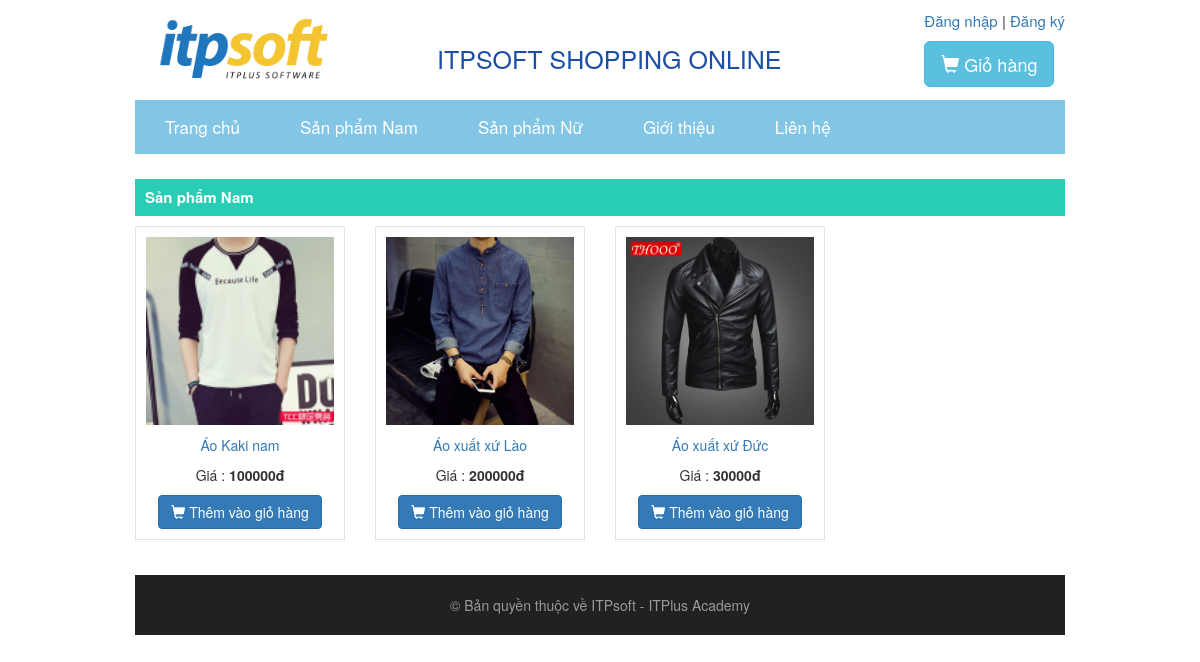
The page /?controller=pages&action=maleProducts on the database its author committed.
### tables this page shows
CREATE TABLE `products` (
  `id` int(10) unsigned NOT NULL AUTO_INCREMENT,
  `name` varchar(255) DEFAULT NULL,
  `description` text,
  `price` float DEFAULT NULL,
  `menu_id` int(10) unsigned DEFAULT NULL,
  `image` varchar(255) DEFAULT NULL,
  PRIMARY KEY (`id`),
  KEY `FK_Menu_Product` (`menu_id`),
  CONSTRAINT `FK_Menu_Product` FOREIGN KEY (`menu_id`) REFERENCES `menus` (`id`) ON DELETE CASCADE ON UPDATE CASCADE
);

### controllers/pages.controller.php (called while the page is built, shortened)
<?php
require_once "repositories/ProductsRepository.php";
class PagesController
{
    private $menuRepository;
    private $productRepository;
    public function __construct(MenuRepository $menuRepository)
    {
        $this->menuRepository = $menuRepository;
    }
    protected function setProductRepository()
    {
        $config = require "config.php";
        $pdo = Connection::make($config['database']);
        $this->productRepository = new ProductRepository($pdo);
    }
    public function maleProducts()
    {
        $maleProductId = $this->menuRepository->findBy("name", "SANPHAMNAM")->id;
        $maleProducts = $this->productRepository->findBy("menu_id", $maleProductId);
        require "views/pages/male_products.view.php";
    }
}

### index.php (called while the page is built, shortened)
<?php
require "routes.php";

### repositories/MenuRepository.php (called while the page is built, shortened)
<?php
class MenuRepository implements RepositoryInterface
{
    private $pdo;
    public function __construct(PDO $pdo)
    {
        $this->pdo = $pdo;
    }
    public function findBy($attribute, $value)
    {
        $value = is_string($value) ? "'" . $value . "'" : $value;
        $statement = $this->pdo->prepare("Select * from menus where $attribute = $value");
        $statement->execute();
        $menus = $statement->fetchAll(PDO::FETCH_CLASS, 'Menu');
        return count($menus) == 1 ? $menus[0] : $menus;
    }
}

### repositories/ProductsRepository.php (called while the page is built, shortened)
<?php
class ProductRepository implements RepositoryInterface
{
    private $pdo;
    public function __construct(PDO $pdo)
    {
        $this->pdo = $pdo;
    }
    public function findBy($attribute, $value, $type = Constants::STRING)
    {
        $value = $type == Constants::STRING ? "'" . $value . "'" : $value;
        $statement = $this->pdo->prepare("Select * from products where $attribute = $value");
        $statement->execute();
        $products = $statement->fetchAll(PDO::FETCH_CLASS, 'Product');
        return count($products) == 1 ? $products[0] : $products;
    }
}

### shared/Helpers.php (called while the page is built, shortened)
<?php
function route($controller="pages", $action = "home", $role=""){
    return ($role == "admin" ? "?role=admin&" : "?") . "controller=$controller&action=$action";
}

### views/pages/male_products.view.php (the view)
<?php require "views/partials/head.view.php"?>
    <section>
        <div class="form-group">
            <h2 class="type_title">Sản phẩm Nam</h2>
            <div class="row">
                <?php foreach ($maleProducts as $maleProduct):?>
                    <div class="col-md-3">
                        <div class="box">
                            <a href="<?=route("pages", "showProduct&id=" . $maleProduct->id)?>"><img src="uploads/<?=$maleProduct->image?>"></a>
                            <p><a href="<?=route("pages", "showProduct&id=" . $maleProduct->id)?>"><?=$maleProduct->name?></a></p>
                            <p>Giá : <span class="price"><?=$maleProduct->price?>đ</span></p>
                            <a class="btn btn-primary" href="<?=route("orders", "insertShoppingCartItem&id=" . $maleProduct->id)?>"> <span class="glyphicon glyphicon-shopping-cart"></span> Thêm vào giỏ hàng</a>
                        </div>
                    </div>
                <?php endforeach;?>
            </div>
        </div>
    </section>
<?php require "views/partials/footer.view.php"?>

### views/css/site.css (style rules this page uses)
ul, body { margin: 0; padding: 0; }
.box { text-align: center; border: 1px solid #e3e3e3; padding: 10px; box-sizing: border-box; margin-bottom: 20px; }
.box img { width: 100%; margin-bottom: 10px; }
.box .price { font-weight: bold; }
.type_title { background-color: #29CDB5; padding: 10px; font-size: 15px; font-weight: bold; color: white; }

### rows shown on the page
products: image (picture), name "Áo Kaki nam", price "100000"
products: image (picture), name "Áo xuất xứ Lào", price "200000"
products: image (picture), name "Áo xuất xứ Đức", price "30000"
